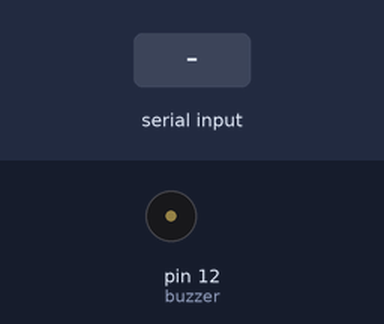
A sketch run on a simulated Arduino Uno, built with avr-gcc and run on an emulated ATmega328P. Parts: buzzer (waves = sounding, pin HIGH). The inputs (shaded band) are chosen by the test bench.

Above: at 1.2 s.
1.3 s: "B" received over Serial
At 7.9 s:
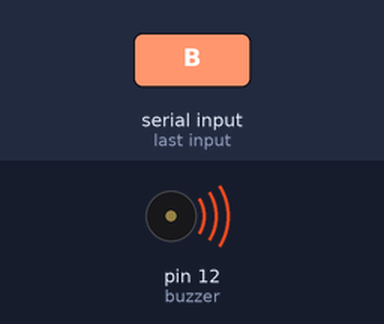
Timing chart, 0 to 13.1 s (numbered marks = the images above; inputs shaded):
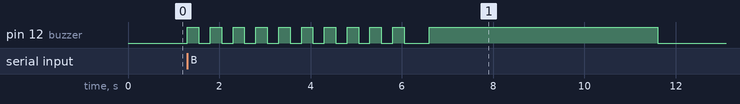

Measured:
- after the input at 1.3 s, pin 12 (buzzer): goes 9 × (HIGH 0.25 s, LOW 0.25 s), HIGH 0.25 s, LOW 0.55 s, HIGH 5.0 s, then LOW, starting at once

The sketch:

active_buzzer.ino
```cpp
// Pin of the active buzzer
int buzzer = 12;
void setup() {
  // initialize the buzzer pin as an output
  pinMode(buzzer, OUTPUT);
  Serial.begin(9600);
}

void loop() {
  // Waits for a message from Python
  if (Serial.available()) {

    char c = Serial.read();

    if (c == 'B') {
      // 10 short beeps
      for (int i = 0; i < 10; i++) {

        digitalWrite(buzzer, HIGH);
        delay(250);

        digitalWrite(buzzer, LOW);
        delay(250);
      }

      delay(300);

      // 5 s long beep
      digitalWrite(buzzer, HIGH);
      delay(5000);

      digitalWrite(buzzer, LOW);

      while(true);
    }
  }
}
```
